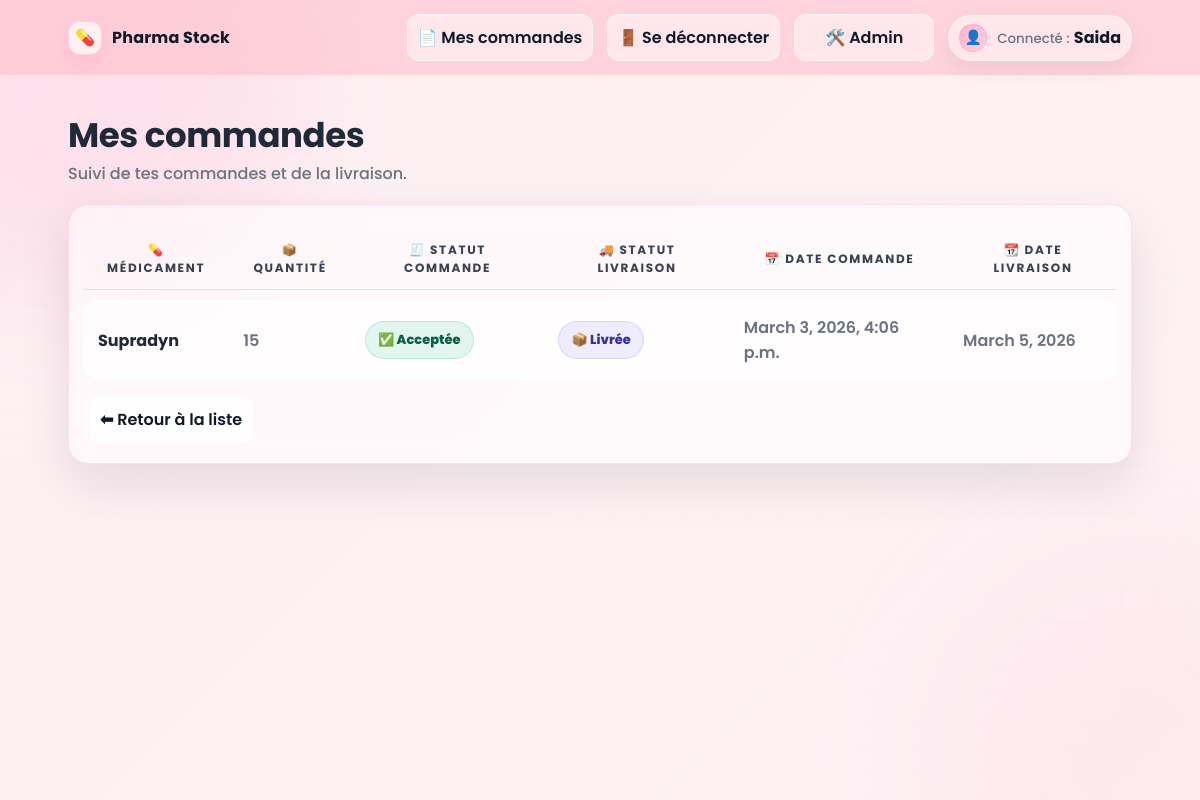
Page /mes-commandes/ (signed in) on the committed database.
### pharmacie/models.py (models this page shows, shortened)
class Commande(models.Model):
    STATUT_CHOICES = [
        ("en_attente", "En attente"),
        ("acceptee", "Acceptée"),
        ("refusee", "Refusée"),
    ]
    STATUT_LIVRAISON_CHOICES = [
        ("en_attente", "En attente"),
        ("livree", "Livrée"),
    ]
    utilisateur = models.ForeignKey(User, on_delete=models.CASCADE)
    medicament = models.ForeignKey(Medicament, on_delete=models.CASCADE)
    quantite = models.PositiveIntegerField()
    date_commande = models.DateTimeField(auto_now_add=True)
    adresse_livraison = models.TextField(blank=True)
    date_souhaitee = models.DateField(null=True, blank=True)
    statut = models.CharField(
        max_length=20,
        choices=STATUT_CHOICES,
        default="en_attente",
    )
    statut_livraison = models.CharField(
        max_length=20,
        choices=STATUT_LIVRAISON_CHOICES,
        default="en_attente",
    )
    date_acceptation = models.DateTimeField(null=True, blank=True)
    date_livraison = models.DateField(null=True, blank=True)

class Medicament(models.Model):
    nom = models.CharField(max_length=100)
    description = models.TextField(blank=True)
    prix = models.DecimalField(max_digits=10, decimal_places=2)
    stock = models.PositiveIntegerField(default=0)
    date_ajout = models.DateTimeField(auto_now_add=True)

### pharmacie/views.py (the view)
# urls.py: path("mes-commandes/", views.mes_commandes, name="mes_commandes"),
@login_required
def mes_commandes(request):
    commandes = Commande.objects.filter(utilisateur=request.user).order_by("-date_commande")
    return render(request, "pharmacie/mes_commandes.html", {"commandes": commandes})

### pharmacie/templates/pharmacie/mes_commandes.html (shortened to what this page needs)
{% extends "pharmacie/base.html" %}
{% block content %}
  <div class="page-title">
    <div>
      <h1>Mes commandes</h1>
      <p class="muted">Suivi de tes commandes et de la livraison.</p>
    </div>
  </div>
  <div class="glass-card">
    <div class="glass-inner">
      <table class="table">
        <thead>
          <tr>
            <th>💊 Médicament</th>
            <th>📦 Quantité</th>
            <th>🧾 Statut commande</th>
            <th>🚚 Statut livraison</th>
            <th>📅 Date commande</th>
            <th>📆 Date livraison</th>
          </tr>
        </thead>
        <tbody>
          {% for c in commandes %}
          <tr>
            <td data-label="Médicament"><strong>{{ c.medicament.nom }}</strong></td>
            <td data-label="Quantité" class="muted">{{ c.quantite }}</td>
            <td data-label="Statut commande">
              {% if c.statut == "en_attente" %}
                <span class="badge b-wait">⏳ En attente</span>
              {% elif c.statut == "acceptee" %}
                <span class="badge b-ok">✅ Acceptée</span>
              {% else %}
                <span class="badge b-no">❌ Refusée</span>
              {% endif %}
            </td>
            <td data-label="Statut livraison">
              {% if c.statut_livraison == "livree" %}
                <span class="badge b-delivered">📦 Livrée</span>
              {% elif c.statut_livraison == "en_attente" %}
                <span class="badge b-pending">🕒 En attente</span>
              {% else %}
                <span class="badge b-no">⛔ Refusée</span>
              {% endif %}
            </td>
            <td data-label="Date commande" class="muted">{{ c.date_commande }}</td>
            <td data-label="Date livraison" class="muted">
              {% if c.date_livraison %}
                {{ c.date_livraison }}
              {% else %}
                —
              {% endif %}
            </td>
          </tr>
          {% empty %}
          <tr>
            <td data-label="Info" colspan="6" class="muted">Aucune commande.</td>
          </tr>
          {% endfor %}
        </tbody>
      </table>
      <div style="padding: 6px 6px 14px;">
        <a class="ghost-link" href="{% url 'pharmacie:home' %}">⬅ Retour à la liste</a>
      </div>
    </div>
  </div>
{% endblock %}

### pharmacie/templates/pharmacie/base.html (shortened to what this page needs)
<!DOCTYPE html>
<html lang="fr">
<head>
</head>
<body>
  <div class="blob one"></div>
  <div class="blob two"></div>
  <header class="nav">
    <div class="nav-inner">
      <a class="brand" href="{% url 'pharmacie:home' %}">
        <span class="pill">💊</span>
        <span>Pharma Stock</span>
      </a>
      <div class="nav-right">
        {% if user.is_authenticated %}
          <a class="ghost-link" href="{% url 'pharmacie:mes_commandes' %}">📄 Mes commandes</a>
          <a class="ghost-link" href="{% url 'pharmacie:logout' %}">🚪 Se déconnecter</a>
        {% else %}
          <a class="ghost-link" href="{% url 'pharmacie:login' %}">🔐 Connexion</a>
          <a class="ghost-link" href="{% url 'pharmacie:signup' %}">✨ Inscription</a>
        {% endif %}
        <a class="ghost-link" href="/admin/">🛠️ Admin</a>
        {% if user.is_authenticated %}
          <div class="profile" title="Profil">
            <div class="avatar">👤</div>
            <div>
              <small>Connecté :</small> <b>{{ user.username }}</b>
            </div>
          </div>
        {% endif %}
      </div>
    </div>
  </header>
  <main class="container">
    {% block content %}{% endblock %}
  </main>
</body>
</html>

### pharmacie/templates/pharmacie/base.html (style rules this page uses)
:root { --bg: #fdf2f4; --pink-50: #fff7f9; --pink-100:#ffe7ee; --pink-200:#ffd0de; --pink-300:#ffb3cd; --fuchsia:#ff4fa0; --fuchsia-dark:#ea2d87; --text:#1f2937; --muted:#6b7280; --glass: rgba(255,255,255,.55); --glass-border: rgba(255,79,160,.18); --shadow: 0 20px 50px rgba(16, 24, 40, .10); --shadow-soft: 0 10px 30px rgba(16, 24, 40, .08); --radius: 20px; }
* { box-sizing:border-box; }
body { margin:0; font-family:"Poppins", system-ui, -apple-system, Segoe UI, Roboto, Arial, sans-serif; color:var(--text); background: var(--bg); min-height:100vh; position:relative; overflow-x:hidden; }
body::before { content:""; position:fixed; inset:0; pointer-events:none; background: radial-gradient(circle at 20% 18%, rgba(255,79,160,.06) 0 2px, transparent 3px 100%), radial-gradient(circle at 70% 30%, rgba(255,79,160,.05) 0 2px, transparent 3px 100%), radial-gradient(circle at 38% 76%, rgba(255,79,160,.05) 0 2px, transparent 3px 100%), radial-gradient(circle at 85% 78%, rgba(255,79,160,.04) 0 2px, transparent 3px 100%), linear-gradient(135deg, rgba(255,79,160,.04), rgba(255,255,255,.0)), repeating-linear-gradient(0deg, rgba(255,79,160,.04) 0 1px, transparent 1px 26px), repeating-linear-gradient(90deg, rgba(255,79,160,.02) 0 1px, transparent 1px 34px); mix-blend-mode:multiply; opacity:.35; }
.blob { position:fixed; width:420px; height:420px; border-radius:50%; filter: blur(60px); opacity:.25; pointer-events:none; z-index:0; }
.blob.one { top:-120px; left:-120px; background: rgba(255,79,160,.35); }
.blob.two { bottom:-160px; right:-140px; background: rgba(255,179,205,.45); }
.nav { position:sticky; top:0; z-index:10; background: rgba(255, 192, 203, .60); backdrop-filter: blur(10px); border-bottom: 1px solid rgba(255,255,255,.45); }
.nav-inner { max-width: 1100px; margin: 0 auto; padding: 14px 18px; display:flex; align-items:center; justify-content:space-between; gap:16px; }
.brand { display:flex; align-items:center; gap:10px; font-weight:700; letter-spacing:.2px; color:#111827; text-decoration:none; user-select:none; }
.brand .pill { width:34px;height:34px; display:grid;place-items:center; background: rgba(255,255,255,.7); border: 1px solid rgba(255,79,160,.20); border-radius: 12px; box-shadow: 0 8px 18px rgba(255,79,160,.12); }
.nav-right { display:flex; align-items:center; gap:14px; flex-wrap:wrap; justify-content:flex-end; }
.profile { display:flex; align-items:center; gap:10px; padding: 8px 10px; border-radius: 999px; background: rgba(255,255,255,.55); border: 1px solid rgba(255,255,255,.55); backdrop-filter: blur(8px); box-shadow: 0 10px 25px rgba(16,24,40,.06); }
.avatar { width:28px;height:28px; border-radius:50%; display:grid;place-items:center; background: linear-gradient(135deg, rgba(255,79,160,.35), rgba(255,179,205,.40)); border: 1px solid rgba(255,79,160,.18); color:#111827; font-size:14px; }
.profile small { color:var(--muted); font-weight:500; }
.profile b { color:#111827; font-weight:700; }
.ghost-link { position:relative; text-decoration:none; color:#111827; font-weight:600; padding:10px 10px; border-radius: 12px; transition: transform .15s ease, background .15s ease; background: rgba(255,255,255,.55); border: 1px solid rgba(255,255,255,.55); backdrop-filter: blur(8px); display:inline-flex; align-items:center; gap:8px; min-width: 140px; justify-content:center; }
.ghost-link::after { content:""; position:absolute; left:18px; right:18px; bottom:6px; height:2px; background: linear-gradient(90deg, transparent, rgba(255,79,160,.9), transparent); transform: scaleX(0); transform-origin:center; transition: transform .2s ease; border-radius: 999px; }
.container { position:relative; z-index:1; max-width: 1100px; margin: 0 auto; padding: 26px 18px 60px; }

### rows in the picture
Commande: medicament.nom "Supradyn", quantite "15", statut "✅ Acceptée", statut_livraison "📦 Livrée", date_commande "March 3, 2026, 4:06 p.m.", date_livraison "March 5, 2026"

### other values in the picture
{{ user.username }} "Saida"
